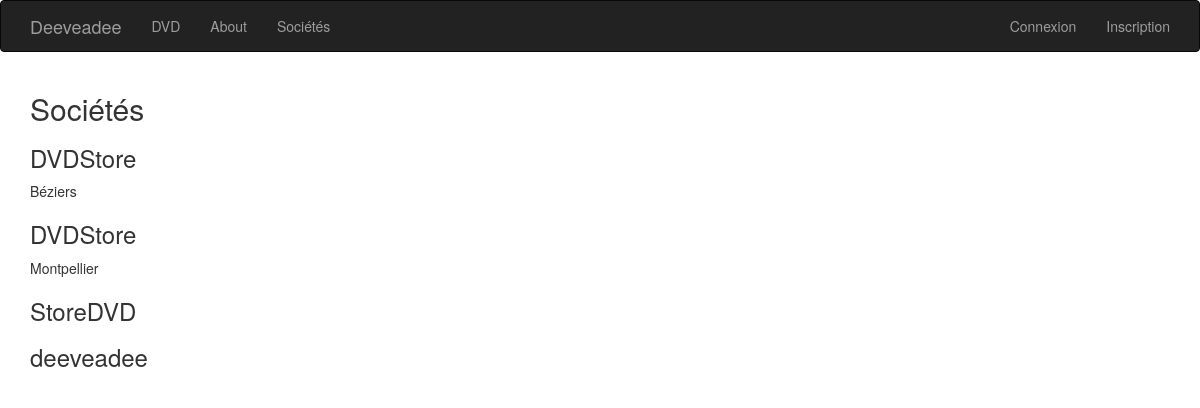
The page /index.php/societes on the database its author committed.
### tables this page shows
CREATE TABLE `societe` (
  `numS` int(11) NOT NULL,
  `nomS` varchar(255) NOT NULL,
  `rueS` varchar(255) NOT NULL,
  `villeS` varchar(255) NOT NULL,
  `directeurS` varchar(255) NOT NULL
);

### application/controllers/Societes.php (called while the page is built)
<?php
  class Societes extends CI_Controller{
    public function index(){
      $data['title'] = 'Sociétés';
      $data['societes'] = $this->societe_model->get_societes();
      $this->load->view('templates/header');
      $this->load->view('societes/index', $data);
      $this->load->view('templates/footer');
    }
  }

### index.php (called while the page is built, shortened)
<?php
require_once BASEPATH.'core/CodeIgniter.php';

### application/models/Societe_model.php (called while the page is built, shortened)
<?php
  class Societe_model extends CI_Model{
    public function get_societes($slug = FALSE){
      if($slug === FALSE){
        $query = $this->db->get('societe');
        return $query->result_array();
      }
      $query = $this->db->get_where('societes', array('slug' => $slug));
      return $query->row_array();
    }
  }

### application/views/societes/index.php (the view, shortened to what this page needs)
<h2><?= $title ?></h2>
<?php foreach($societes as $societe) : ?>
  <h3><?php echo $societe['nomS']; ?></h3>
  <?php echo $societe['villeS']; ?>
<?php endforeach; ?>

### rows shown on the page
societe: nomS "DVDStore", villeS "Béziers"
societe: nomS "DVDStore", villeS "Montpellier"
societe: nomS "StoreDVD"
societe: nomS "deeveadee"

### other values the page prints
$title "Sociétés"
